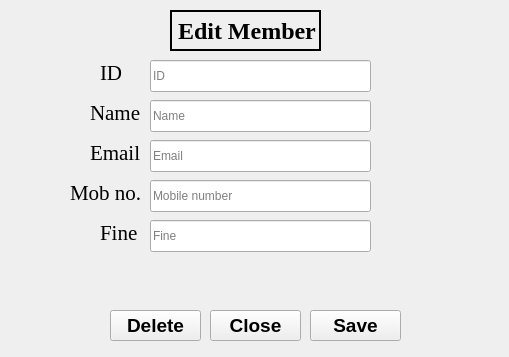
<?xml version="1.0" encoding="UTF-8"?>
<ui version="4.0">
 <class>MemberEdit</class>
 <widget class="QWidget" name="MemberEdit">
  <property name="geometry">
   <rect>
    <x>0</x>
    <y>0</y>
    <width>509</width>
    <height>357</height>
   </rect>
  </property>
  <property name="windowTitle">
   <string>MeX LMS - Edit Member</string>
  </property>
  <property name="windowIcon">
   <iconset>
    <normaloff>img/logo.png</normaloff>img/logo.png</iconset>
  </property>
  <property name="styleSheet">
   <string notr="true"/>
  </property>
  <widget class="QLineEdit" name="member_edit_name">
   <property name="geometry">
    <rect>
     <x>150</x>
     <y>100</y>
     <width>221</width>
     <height>32</height>
    </rect>
   </property>
   <property name="placeholderText">
    <string>Name</string>
   </property>
  </widget>
  <widget class="QLineEdit" name="member_edit_mob">
   <property name="geometry">
    <rect>
     <x>150</x>
     <y>180</y>
     <width>221</width>
     <height>32</height>
    </rect>
   </property>
   <property name="inputMethodHints">
    <set>Qt::ImhNone</set>
   </property>
   <property name="placeholderText">
    <string>Mobile number</string>
   </property>
  </widget>
  <widget class="QLineEdit" name="member_edit_email">
   <property name="geometry">
    <rect>
     <x>150</x>
     <y>140</y>
     <width>221</width>
     <height>32</height>
    </rect>
   </property>
   <property name="inputMethodHints">
    <set>Qt::ImhEmailCharactersOnly</set>
   </property>
   <property name="placeholderText">
    <string>Email</string>
   </property>
  </widget>
  <widget class="QLineEdit" name="member_edit_fine">
   <property name="geometry">
    <rect>
     <x>150</x>
     <y>220</y>
     <width>221</width>
     <height>32</height>
    </rect>
   </property>
   <property name="inputMethodHints">
    <set>Qt::ImhDigitsOnly</set>
   </property>
   <property name="text">
    <string/>
   </property>
   <property name="placeholderText">
    <string>Fine</string>
   </property>
  </widget>
  <widget class="QLabel" name="label_2">
   <property name="geometry">
    <rect>
     <x>90</x>
     <y>100</y>
     <width>51</width>
     <height>26</height>
    </rect>
   </property>
   <property name="font">
    <font>
     <family>Times New Roman</family>
     <pointsize>16</pointsize>
     <weight>50</weight>
     <bold>false</bold>
    </font>
   </property>
   <property name="frameShape">
    <enum>QFrame::NoFrame</enum>
   </property>
   <property name="frameShadow">
    <enum>QFrame::Plain</enum>
   </property>
   <property name="text">
    <string>Name</string>
   </property>
  </widget>
  <widget class="QLabel" name="label_3">
   <property name="geometry">
    <rect>
     <x>90</x>
     <y>140</y>
     <width>61</width>
     <height>26</height>
    </rect>
   </property>
   <property name="font">
    <font>
     <family>Times New Roman</family>
     <pointsize>16</pointsize>
     <weight>50</weight>
     <bold>false</bold>
    </font>
   </property>
   <property name="frameShape">
    <enum>QFrame::NoFrame</enum>
   </property>
   <property name="frameShadow">
    <enum>QFrame::Plain</enum>
   </property>
   <property name="text">
    <string>Email</string>
   </property>
  </widget>
  <widget class="QLabel" name="label_4">
   <property name="geometry">
    <rect>
     <x>70</x>
     <y>180</y>
     <width>71</width>
     <height>26</height>
    </rect>
   </property>
   <property name="font">
    <font>
     <family>Times New Roman</family>
     <pointsize>16</pointsize>
     <weight>50</weight>
     <bold>false</bold>
    </font>
   </property>
   <property name="frameShape">
    <enum>QFrame::NoFrame</enum>
   </property>
   <property name="frameShadow">
    <enum>QFrame::Plain</enum>
   </property>
   <property name="text">
    <string>Mob no.</string>
   </property>
  </widget>
  <widget class="QLabel" name="label_5">
   <property name="geometry">
    <rect>
     <x>100</x>
     <y>220</y>
     <width>41</width>
     <height>26</height>
    </rect>
   </property>
   <property name="font">
    <font>
     <family>Times New Roman</family>
     <pointsize>16</pointsize>
     <weight>50</weight>
     <bold>false</bold>
    </font>
   </property>
   <property name="frameShape">
    <enum>QFrame::NoFrame</enum>
   </property>
   <property name="frameShadow">
    <enum>QFrame::Plain</enum>
   </property>
   <property name="text">
    <string>Fine</string>
   </property>
  </widget>
  <widget class="QLabel" name="label_6">
   <property name="geometry">
    <rect>
     <x>170</x>
     <y>10</y>
     <width>151</width>
     <height>41</height>
    </rect>
   </property>
   <property name="font">
    <font>
     <family>Times New Roman</family>
     <pointsize>18</pointsize>
     <weight>75</weight>
     <bold>true</bold>
    </font>
   </property>
   <property name="frameShape">
    <enum>QFrame::WinPanel</enum>
   </property>
   <property name="frameShadow">
    <enum>QFrame::Plain</enum>
   </property>
   <property name="lineWidth">
    <number>1</number>
   </property>
   <property name="midLineWidth">
    <number>0</number>
   </property>
   <property name="text">
    <string>Edit Member</string>
   </property>
  </widget>
  <widget class="QPushButton" name="member_edit_btn">
   <property name="geometry">
    <rect>
     <x>310</x>
     <y>310</y>
     <width>91</width>
     <height>31</height>
    </rect>
   </property>
   <property name="font">
    <font>
     <pointsize>14</pointsize>
     <weight>75</weight>
     <bold>true</bold>
    </font>
   </property>
   <property name="text">
    <string>Save</string>
   </property>
   <property name="autoDefault">
    <bool>true</bool>
   </property>
   <property name="flat">
    <bool>false</bool>
   </property>
  </widget>
  <widget class="QPushButton" name="member_edit_cancel_btn">
   <property name="geometry">
    <rect>
     <x>210</x>
     <y>310</y>
     <width>91</width>
     <height>31</height>
    </rect>
   </property>
   <property name="font">
    <font>
     <pointsize>14</pointsize>
     <weight>75</weight>
     <bold>true</bold>
    </font>
   </property>
   <property name="text">
    <string>Close</string>
   </property>
   <property name="autoDefault">
    <bool>true</bool>
   </property>
  </widget>
  <widget class="QPushButton" name="member_delete_btn">
   <property name="geometry">
    <rect>
     <x>110</x>
     <y>310</y>
     <width>91</width>
     <height>31</height>
    </rect>
   </property>
   <property name="font">
    <font>
     <pointsize>14</pointsize>
     <weight>75</weight>
     <bold>true</bold>
    </font>
   </property>
   <property name="text">
    <string>Delete</string>
   </property>
   <property name="checkable">
    <bool>false</bool>
   </property>
   <property name="autoDefault">
    <bool>true</bool>
   </property>
  </widget>
  <widget class="QLabel" name="member_edit_error">
   <property name="geometry">
    <rect>
     <x>140</x>
     <y>260</y>
     <width>321</width>
     <height>31</height>
    </rect>
   </property>
   <property name="font">
    <font>
     <pointsize>14</pointsize>
    </font>
   </property>
   <property name="text">
    <string/>
   </property>
  </widget>
  <widget class="QLineEdit" name="member_edit_id">
   <property name="geometry">
    <rect>
     <x>150</x>
     <y>60</y>
     <width>221</width>
     <height>32</height>
    </rect>
   </property>
   <property name="readOnly">
    <bool>true</bool>
   </property>
   <property name="placeholderText">
    <string>ID</string>
   </property>
  </widget>
  <widget class="QLabel" name="label">
   <property name="geometry">
    <rect>
     <x>100</x>
     <y>60</y>
     <width>31</width>
     <height>26</height>
    </rect>
   </property>
   <property name="font">
    <font>
     <family>Times New Roman</family>
     <pointsize>16</pointsize>
     <weight>50</weight>
     <bold>false</bold>
    </font>
   </property>
   <property name="frameShape">
    <enum>QFrame::NoFrame</enum>
   </property>
   <property name="frameShadow">
    <enum>QFrame::Plain</enum>
   </property>
   <property name="text">
    <string>ID</string>
   </property>
  </widget>
 </widget>
 <resources/>
 <connections/>
</ui>
